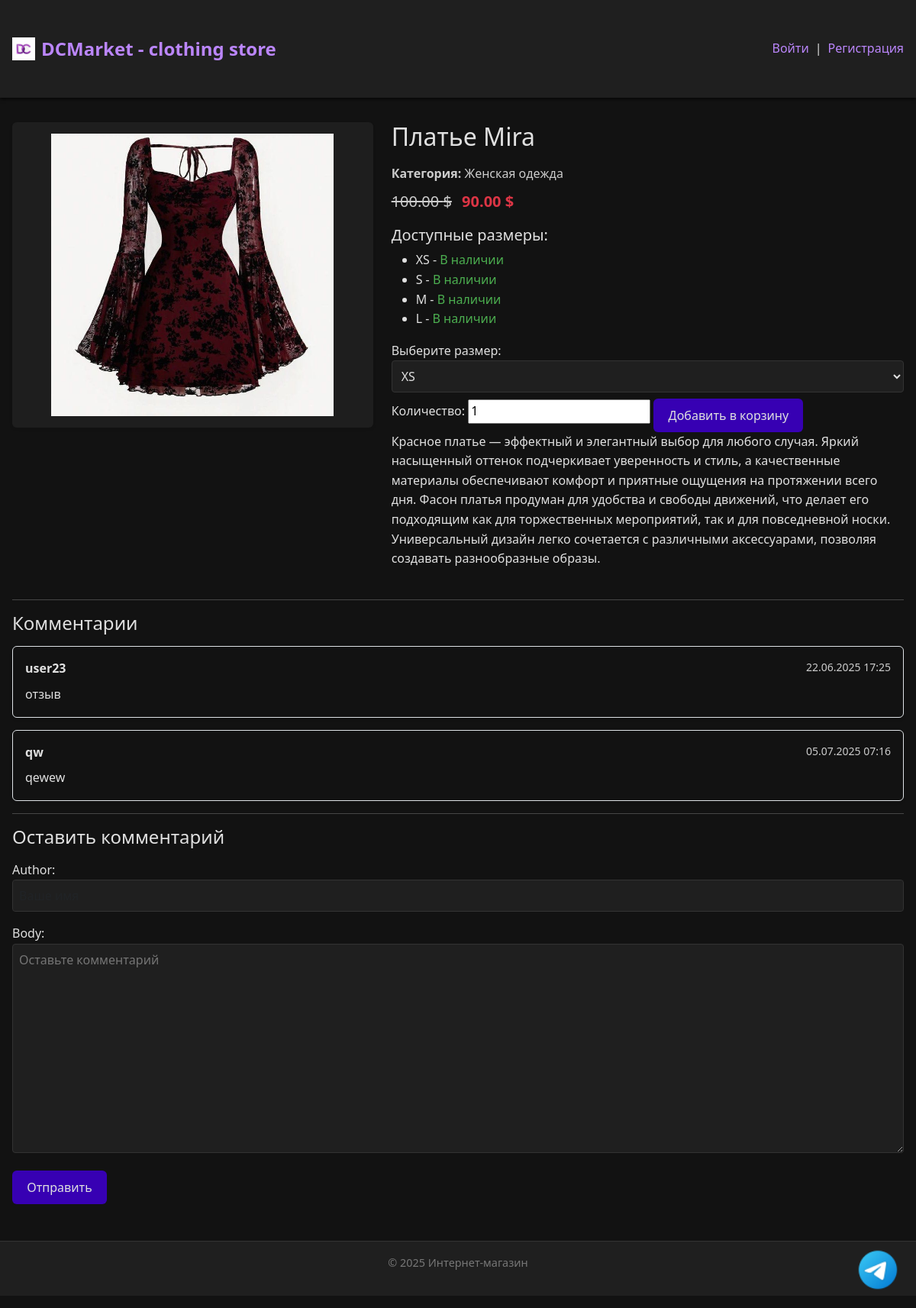
/product/1/, run on the app's committed database.
### main/models.py (models this page shows, shortened)
class ClothingItem(models.Model):
    name = models.CharField(max_length=255)
    slug = models.SlugField(unique=True)
    sizes = models.ManyToManyField(Size, through='ClothingItemSize', related_name='clothing_items', blank=True)
    image = models.ImageField(upload_to='products/img', null=True, blank=True)
    category = models.ForeignKey(Category, on_delete=models.CASCADE, related_name='clothing_items')
    description = models.TextField(blank=True)
    price = models.DecimalField(max_digits=20, decimal_places=2)
    discount = models.DecimalField(max_digits=5, decimal_places=2)
    created_on = models.DateTimeField(auto_now_add=True)
    def get_price_with_discount(self):
        if self.discount > 0:
            return self.price * (1 - (self.discount / 100))
        return self.price

class Category(models.Model):
    name = models.CharField(max_length=255, unique=True)
    slug = models.SlugField(unique=True)

class Size(models.Model):
    name = models.CharField(max_length=10)

class Comment(models.Model):
    autor = models.CharField(max_length=60)
    body = models.TextField()
    created_on = models.DateTimeField(auto_now_add=True)
    post = models.ForeignKey('ClothingItem', on_delete=models.CASCADE)

### main/views.py (the view, shortened to what this page needs)
# urls.py: path("product/<int:pk>/", views.product_detail, name="product_detail"),
def product_detail(request, pk):
    post = ClothingItem.objects.get(pk=pk)
    sizes_availability = []
    for size in post.sizes.all():
        cis = post.clothingitemsize_set.filter(size=size).first()
        available = cis.available if cis else False
        sizes_availability.append({'size': size.name, 'available': available})
    form = CommentForm()
    comments = Comment.objects.filter(post=post)
    context = {
        "post": post,
        "comments": comments,
        "form": form,
        "sizes_availability": sizes_availability,
    }
    return render(request, "main/products/detail.html", context)

### main/form.py
class CommentForm(forms.Form):
    author = forms.CharField(
        max_length=60,
        widget=forms.TextInput(attrs={
            "class": "form-control",
            "placeholder": "Ваше имя"
        })
    )
    body = forms.CharField(widget=forms.Textarea(
        attrs={
            "class": "forms-control",
            "placeholder": "Оставьте комментарий"
        })
    )

### main/templates/main/products/detail.html (shortened to what this page needs)
{% extends "base.html" %}
{% block content %}
<div class="row">
  <div class="col-md-5 mb-4">
    {% if post.image %}
      <img src="{{ post.image.url }}" alt="{{ post.name }}" class="img-fluid rounded shadow-sm"
           style="max-height: 400px; width: 100%; object-fit: contain; background: #1e1e1e; padding: 15px;">
    {% else %}
      <div class="bg-light d-flex align-items-center justify-content-center" style="height: 400px;">
        <span class="text-muted">Нет изображения</span>
      </div>
    {% endif %}
  </div>
  <div class="col-md-7">
    <h2 class="mb-3">{{ post.name }}</h2>
    <p class="text-muted mb-2"><strong>Категория:</strong> {{ post.category.name }}</p>
    <p class="fs-5 mb-3">
      {% if post.discount > 0 %}
        <span class="text-decoration-line-through text-muted">{{ post.price }} $</span>
        <span class="text-danger fw-bold ms-2">{{ post.get_price_with_discount|floatformat:2 }} $</span>
      {% else %}
        <span class="fw-bold">{{ post.price }} $</span>
      {% endif %}
    </p>
    <h5>Доступные размеры:</h5>
    <ul>
      {% for item in sizes_availability %}
        <li>{{ item.size }} -
          {% if item.available %}
            <span style="color: #4caf50;">В наличии</span>
          {% else %}
            <span style="color: #f44336;">Нет в наличии</span>
          {% endif %}
        </li>
      {% endfor %}
    </ul>
    <form method="post" action="{% url 'cart:cart_add' post.id %}">
      <label for="size">Выберите размер:</label>
      <select name="size" id="size" required>
        {% for item in sizes_availability %}
          {% if item.available %}
            <option value="{{ item.size }}">{{ item.size }}</option>
          {% endif %}
        {% endfor %}
      </select>
      <label for="quantity">Количество:</label>
      <input type="number" name="quantity" id="quantity" value="1" min="1">
      <button type="submit" class="btn btn-success mt-2">Добавить в корзину</button>
    </form>
    <p class="mb-4" style="white-space: pre-wrap;">{{ post.description|default:"Описание отсутствует" }}</p>
  </div>
</div>
<hr>
<h4 class="mb-3">Комментарии</h4>
{% for comment in comments %}
  <div class="mb-3 border rounded p-3 shadow-sm">
    <strong>{{ comment.autor }}</strong>
    <small class="text-muted float-end">{{ comment.created_on|date:"d.m.Y H:i" }}</small>
    <p class="mt-2 mb-0">{{ comment.body }}</p>
  </div>
{% empty %}
  <p class="text-muted">Комментариев пока нет.</p>
{% endfor %}
<hr>
<h4 class="mb-3">Оставить комментарий</h4>
<form method="post" class="mb-5">
  <div class="mb-3">
    {{ form.author.label_tag }}
    {{ form.author }}
  </div>
  <div class="mb-3">
    {{ form.body.label_tag }}
    {{ form.body }}
  </div>
  <button type="submit" class="btn btn-primary">Отправить</button>
</form>
{% endblock %}

### templates/base.html (style rules this page uses)
body { background-color: #121212; color: #e0e0e0; font-family: 'Segoe UI', Tahoma, Geneva, Verdana, sans-serif; margin: 0; padding: 0; line-height: 1.6; }
button, .btn { background-color: #3700b3; color: #e0e0e0; border: none; padding: 0.6rem 1.2rem; font-size: 1rem; border-radius: 6px; cursor: pointer; transition: background-color 0.3s ease; }
input[type="text"], input[type="email"], textarea, select { background-color: #1f1f1f; border: 1px solid #333; color: #e0e0e0; padding: 0.5rem; border-radius: 4px; width: 100%; box-sizing: border-box; font-size: 1rem; transition: border-color 0.3s ease; }
h1, h2, h3, h4, h5, h6 { color: #e0e0e0; margin-top: 0; }
.text-muted { color: #cccccc !important; }

### data on the page
ClothingItem: image (picture), name "Платье Mira", category.name "Женская одежда", price "100.00", get_price_with_discount "90.00", description "Красное платье — эффектный и элегантный выбор для любого случая. Яркий насыщенный оттенок подчеркивает уверенность и стиль, а качественные материалы обеспечивают комфорт и приятные ощущения на протяжении всего дня. Фасон платья продуман для удобства и свободы движений, что делает его подходящим как для торжественных мероприятий, так и для повседневной носки. Универсальный дизайн легко сочетается с различными аксессуарами, позволяя создавать разнообразные образы."
Size: size "XS", size "XS"
Comment: autor "user23", created_on "22.06.2025 17:25", body "отзыв"
Comment: autor "qw", created_on "05.07.2025 07:16", body "qewew"

### other printed values
{{ item.size }} "S" "M" "L"
